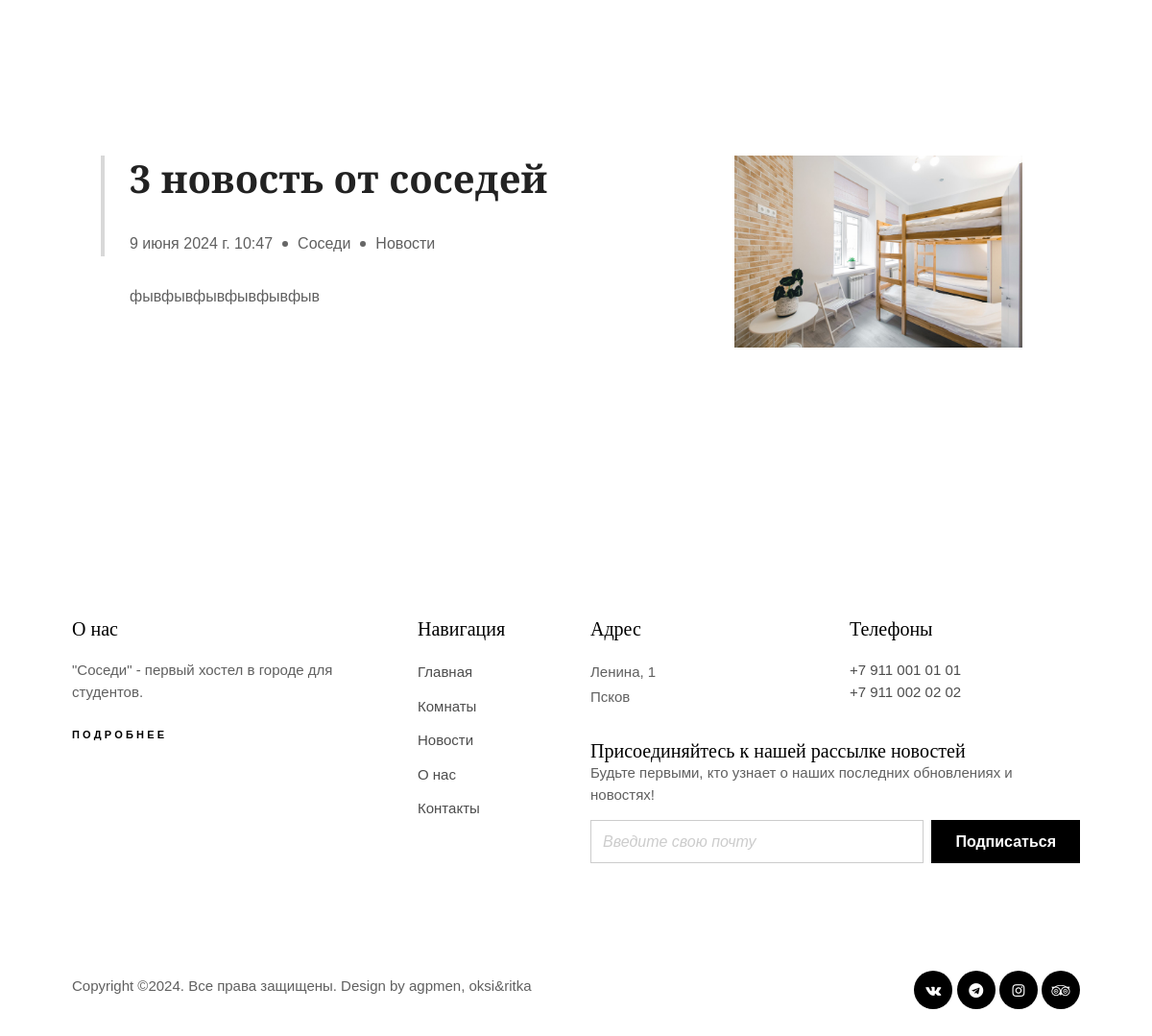
Before: /news/3 with the older database file.
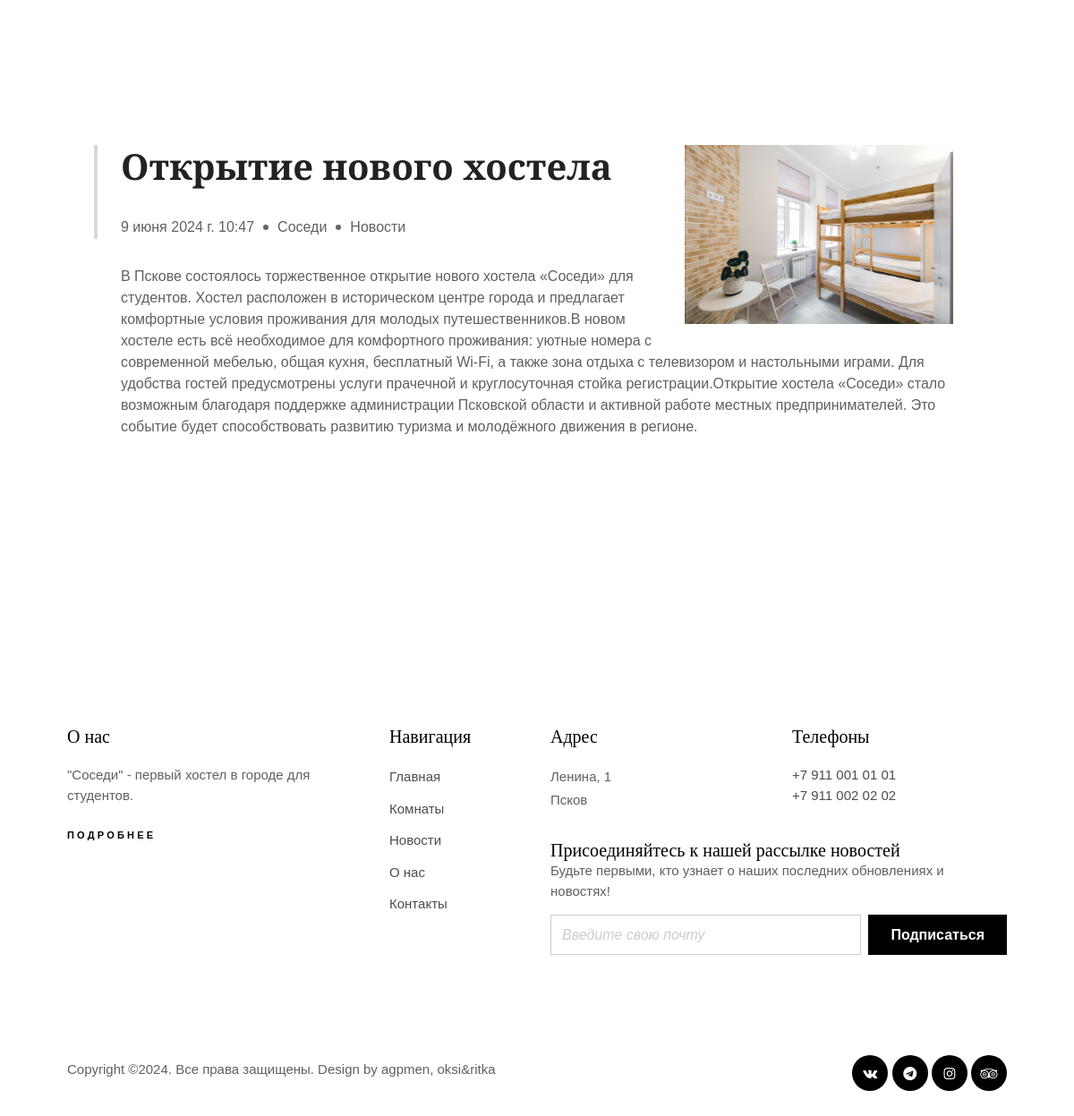
After: the same page with the newer database file.
### main/models.py (models this page shows, shortened)
class Articles(models.Model):
    title = models.CharField('Название', max_length=100)
    preview = models.CharField('Анонс', max_length=250)
    content = models.TextField('Текст статьи')
    pub_date = models.DateTimeField('Дата публикации')
    class Meta:
        verbose_name = 'Новость'
        verbose_name_plural = 'Новости'

### main/views.py (the view)
# urls.py: path('news/<int:pk>', views.ArticleDetailView.as_view(),name='news-detail'),
class ArticleDetailView(DetailView):
    model = Articles
    template_name = 'main/detail_view.html'
    context_object_name = 'article'

### main/templates/main/detail_view.html (shortened to what this page needs)
{% load static %}
<!doctype html>
<html lang="ru">
<head>
    <link rel="stylesheet" href="{% static 'main/css/vendor/icomoon/style.css' %}">
    <link rel="stylesheet" href="{% static 'main/css/vendor/owl.carousel.min.css' %}">
    <link rel="stylesheet" href="{% static 'main/css/vendor/aos.css' %}">
    <link rel="stylesheet" href="{% static 'main/css/vendor/animate.min.css' %}">
    <link rel="stylesheet" href="{% static 'main/css/vendor/bootstrap.css' %}">
    <link rel="stylesheet" href="{% static 'main/css/style.css' %}">
  </head>
  <body>
    <div class="agpmen--site-wrap">
      {% include 'main/nav.html' %}
      <div class="agpmen--site-main">
        <div class="agpmen--site-section">
          <div class="container">
            <div class="container pt-0 pb-5">
                <div class="container_post">
    <div class="post">
        <div class="post-image">
            <img src="{% static 'main/img/hostel.jpg' %}">
        </div>
        <div class="post-content">
            <div class="post-header">
                <h1>{{ article.title }}</h1>
                <div class="post-meta">
                    <time datetime="2019-04-01">{{ article.pub_date }}</time>
                    <span class="author">Соседи</span>
                    <span class="category">Новости</span>
                </div>
            </div>
            <p>{{ article.content }}
            </p>
        </div>
    </div>
</div>
            </div>
          </div>
        </div>
      </div>
    {% include 'main/footer.html' %}
  </body>
</html>

Changed rows visible on the page:
changed Articles: title "3 новость от соседей" → "Открытие нового хостела"; content "фывфывфывфывфывфыв" → "В Пскове состоялось торжественное открытие нового хостела «Соседи» для студентов. Хостел расположен в историческом центре города и предлагает комфортные условия проживания для молодых путешественников.В новом хостеле есть всё необходимое для комфортного проживания: уютные номера с современной мебелью, общая кухня, бесплатный Wi-Fi, а также зона отдыха с телевизором и настольными играми. Для удобства гостей предусмотрены услуги прачечной и круглосуточная стойка регистрации.Открытие хостела «Соседи» стало возможным благодаря поддержке администрации Псковской области и активной работе местных предпринимателей. Это событие будет способствовать развитию туризма и молодёжного движения в регионе."
